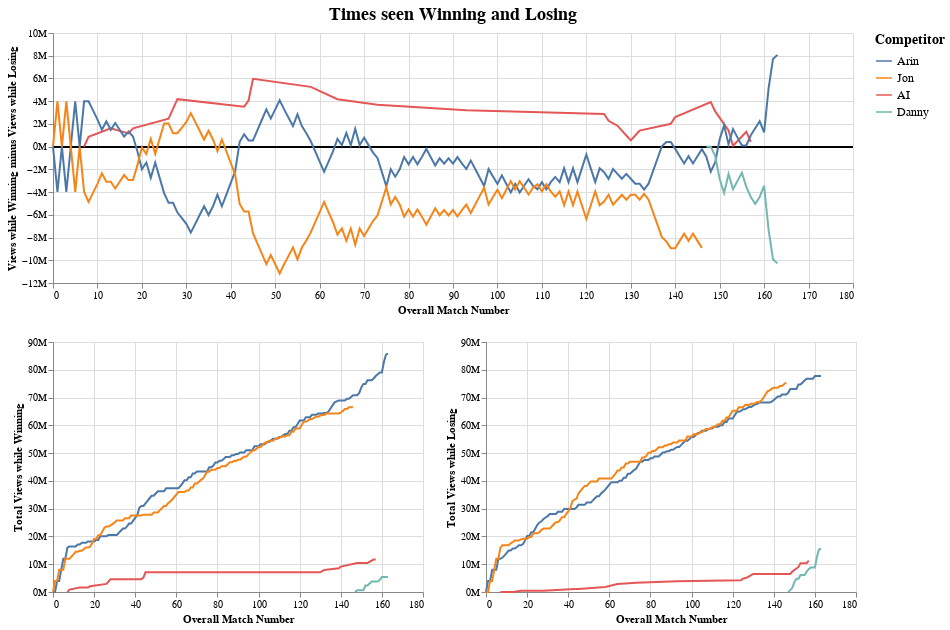

Here is the notebook cell this chart was saved with:
### Code cell
# TODO: clean up these plots and axes labels
# TODO: should the x-axis here be publish date and/or should we only have one datapoint per episode?
# TODO: add in selectors like above
# TODO: add text and points for final match for each competitor
# TODO: maybe add light area marks as well
(alt.Chart(
    competitor_ranking_over_time_df
).mark_rule().encode(
    y = 'zero:Q'
).transform_calculate(
    zero='0'
) + alt.Chart(competitor_ranking_over_time_df, title='Times seen Winning and Losing').mark_line().encode(
    x=alt.X('overall_match_number', title='Overall Match Number'),
    y=alt.Y('views_differential:Q', title='Views while Winning minus Views while Losing', axis=alt.Axis(format="~s")), # TODO: find better axis title
    color=alt.Color('competitor', title='Competitor', sort=color_order, legend=alt.Legend(
        titleFontSize=14, labelFontSize=12, symbolSize=250
    ))
).transform_calculate(
    views_differential='datum.winning_views - datum.losing_views'
).properties(width=800, height=250) & (alt.Chart(competitor_ranking_over_time_df).mark_line().encode(
    x=alt.X('overall_match_number', title='Overall Match Number'),
    y=alt.Y('winning_views', title='Total Views while Winning', axis=alt.Axis(format="~s")),
    color=alt.Color('competitor', title='Competitor', sort=color_order, legend=alt.Legend(
        titleFontSize=14, labelFontSize=12, symbolSize=250
    ))
).properties(width=370, height=250) | alt.Chart(competitor_ranking_over_time_df).mark_line().encode(
    x=alt.X('overall_match_number', title='Overall Match Number'),
    y=alt.Y('losing_views', title='Total Views while Losing', axis=alt.Axis(format="~s")),
    color=alt.Color('competitor', title='Competitor', sort=color_order, legend=alt.Legend(
        titleFontSize=14, labelFontSize=12, symbolSize=250
    ))
).properties(width=370, height=250)).resolve_scale(
    y='shared'
)).configure_title(fontSize=18)

### Figure 1 — Vega-Lite specification as saved in the notebook (floating-point values rounded to 4 significant figures; data arrays with more than 128 entries replaced by an {"elided": "..."} marker saying what was removed)
{"config": {"view": {"continuousWidth": 400, "continuousHeight": 300}, "title": {"fontSize": 18}}, "vconcat": [{"layer": [{"mark": "rule", "encoding": {"y": {"type": "quantitative", "field": "zero"}}, "transform": [{"calculate": "0", "as": "zero"}]}, {"mark": "line", "encoding": {"color": {"type": "nominal", "field": "competitor", "legend": {"labelFontSize": 12, "symbolSize": 250, "titleFontSize": 14}, "sort": ["Arin", "Jon", "AI", "Danny"], "title": "Competitor"}, "x": {"type": "quantitative", "field": "overall_match_number", "title": "Overall Match Number"}, "y": {"type": "quantitative", "axis": {"format": "~s"}, "field": "views_differential", "title": "Views while Winning minus Views while Losing"}}, "height": 250, "title": "Times seen Winning and Losing", "transform": [{"calculate": "datum.winning_views - datum.losing_views", "as": "views_differential"}], "width": 800}]}, {"hconcat": [{"mark": "line", "encoding": {"color": {"type": "nominal", "field": "competitor", "legend": {"labelFontSize": 12, "symbolSize": 250, "titleFontSize": 14}, "sort": ["Arin", "Jon", "AI", "Danny"], "title": "Competitor"}, "x": {"type": "quantitative", "field": "overall_match_number", "title": "Overall Match Number"}, "y": {"type": "quantitative", "axis": {"format": "~s"}, "field": "winning_views", "title": "Total Views while Winning"}}, "height": 250, "width": 370}, {"mark": "line", "encoding": {"color": {"type": "nominal", "field": "competitor", "legend": {"labelFontSize": 12, "symbolSize": 250, "titleFontSize": 14}, "sort": ["Arin", "Jon", "AI", "Danny"], "title": "Competitor"}, "x": {"type": "quantitative", "field": "overall_match_number", "title": "Overall Match Number"}, "y": {"type": "quantitative", "axis": {"format": "~s"}, "field": "losing_views", "title": "Total Views while Losing"}}, "height": 250, "width": 370}], "resolve": {"scale": {"y": "shared"}}}], "data": {"name": "data-891c5338cdc6b6bb30ba65b111a50827"}, "$schema": "https://vega.github.io/schema/vega-lite/v4.8.1.json", "datasets": {"data-891c5338cdc6b6bb30ba65b111a50827": {"elided": "359 records"}}}
